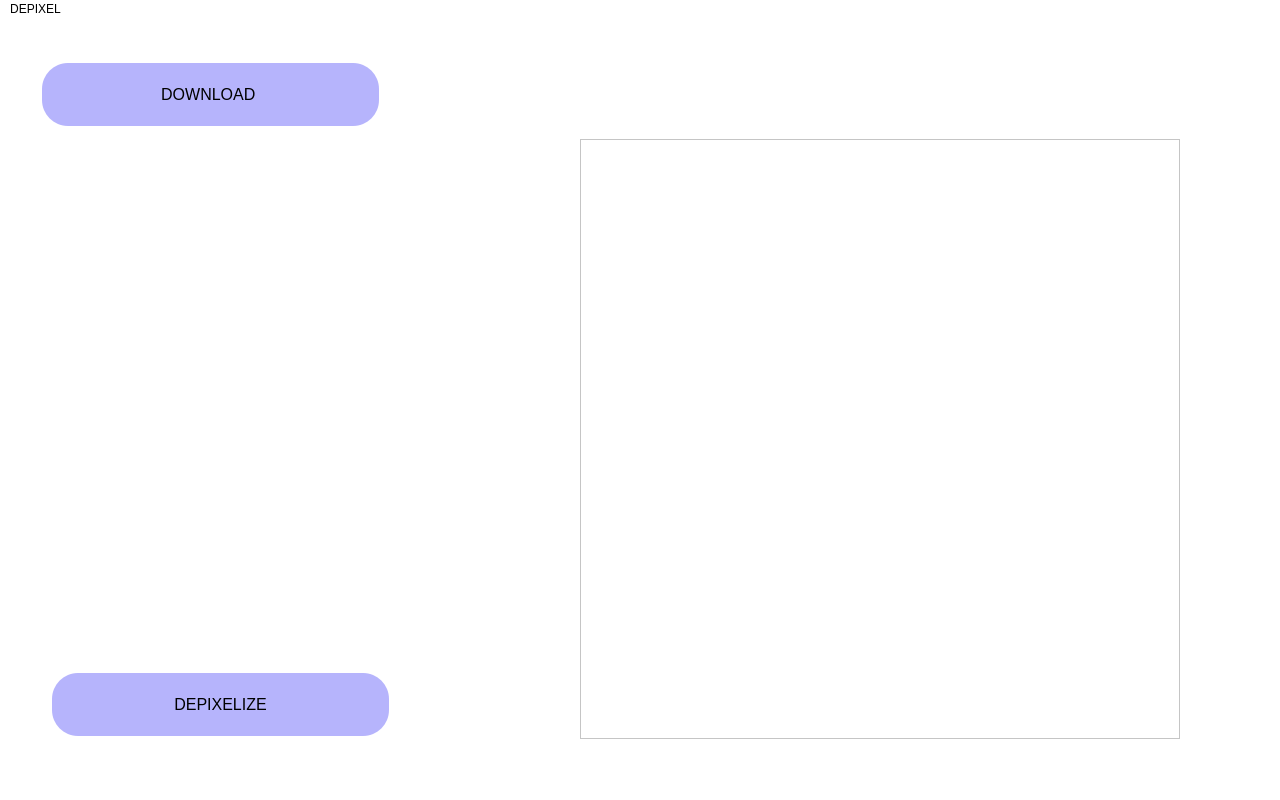
<?xml version="1.0" encoding="UTF-8"?>
<ui version="4.0">
 <class>MainWindow</class>
 <widget class="QMainWindow" name="MainWindow">
  <property name="geometry">
   <rect>
    <x>0</x>
    <y>0</y>
    <width>1280</width>
    <height>800</height>
   </rect>
  </property>
  <property name="sizePolicy">
   <sizepolicy hsizetype="Fixed" vsizetype="Fixed">
    <horstretch>0</horstretch>
    <verstretch>0</verstretch>
   </sizepolicy>
  </property>
  <property name="minimumSize">
   <size>
    <width>1280</width>
    <height>800</height>
   </size>
  </property>
  <property name="maximumSize">
   <size>
    <width>1280</width>
    <height>800</height>
   </size>
  </property>
  <property name="font">
   <font>
    <family>.AppleSystemUIFont</family>
   </font>
  </property>
  <property name="windowTitle">
   <string>MainWindow</string>
  </property>
  <property name="styleSheet">
   <string notr="true">background-color: rgb(255, 255, 255);</string>
  </property>
  <widget class="QWidget" name="centralwidget">
   <widget class="QGraphicsView" name="graphicsView">
    <property name="geometry">
     <rect>
      <x>580</x>
      <y>120</y>
      <width>600</width>
      <height>600</height>
     </rect>
    </property>
   </widget>
   <widget class="QPushButton" name="pushButton">
    <property name="geometry">
     <rect>
      <x>40</x>
      <y>40</y>
      <width>341</width>
      <height>71</height>
     </rect>
    </property>
    <property name="sizePolicy">
     <sizepolicy hsizetype="Fixed" vsizetype="Fixed">
      <horstretch>0</horstretch>
      <verstretch>0</verstretch>
     </sizepolicy>
    </property>
    <property name="sizeIncrement">
     <size>
      <width>0</width>
      <height>0</height>
     </size>
    </property>
    <property name="styleSheet">
     <string notr="true">background-color: #B6B4FC; /* Green background */
 border: none; /* Remove border */
 color: black; /* White text */
    text-align: center; /* Centered text */
    text-decoration: none; /* Remove underline */
    display: inline-block; /* Inline-block */
    font-size: 16px; /* Increase font size */
    margin: 4px 2px; /* Some margin */
    transition-duration: 0.4s; /* 0.4 seconds transition effect */
    border-radius: 26px; /* Rounded corners */
font: 600 24pt &quot;Montserrat&quot;;</string>
    </property>
    <property name="text">
     <string>DOWNLOAD </string>
    </property>
    <property name="iconSize">
     <size>
      <width>20</width>
      <height>100</height>
     </size>
    </property>
   </widget>
   <widget class="QPushButton" name="pushButton_1">
    <property name="geometry">
     <rect>
      <x>50</x>
      <y>650</y>
      <width>341</width>
      <height>71</height>
     </rect>
    </property>
    <property name="sizePolicy">
     <sizepolicy hsizetype="Fixed" vsizetype="Fixed">
      <horstretch>0</horstretch>
      <verstretch>0</verstretch>
     </sizepolicy>
    </property>
    <property name="sizeIncrement">
     <size>
      <width>0</width>
      <height>0</height>
     </size>
    </property>
    <property name="styleSheet">
     <string notr="true">background-color: #B6B4FC; /* Green background */
 border: none; /* Remove border */
 color: black; /* White text */
    text-align: center; /* Centered text */
    text-decoration: none; /* Remove underline */
    display: inline-block; /* Inline-block */
    font-size: 16px; /* Increase font size */
    margin: 4px 2px; /* Some margin */
    transition-duration: 0.4s; /* 0.4 seconds transition effect */
    border-radius: 26px; /* Rounded corners */
font: 600 24pt &quot;Montserrat&quot;;</string>
    </property>
    <property name="text">
     <string>DEPIXELIZE</string>
    </property>
    <property name="iconSize">
     <size>
      <width>20</width>
      <height>100</height>
     </size>
    </property>
   </widget>
   <widget class="QLabel" name="label">
    <property name="geometry">
     <rect>
      <x>520</x>
      <y>50</y>
      <width>731</width>
      <height>731</height>
     </rect>
    </property>
    <property name="text">
     <string/>
    </property>
    <property name="pixmap">
     <pixmap>main_frame.png</pixmap>
    </property>
    <property name="scaledContents">
     <bool>true</bool>
    </property>
   </widget>
   <widget class="QLabel" name="label_2">
    <property name="geometry">
     <rect>
      <x>100</x>
      <y>480</y>
      <width>231</width>
      <height>151</height>
     </rect>
    </property>
    <property name="text">
     <string/>
    </property>
    <property name="pixmap">
     <pixmap>main_love_pixel.svg</pixmap>
    </property>
    <property name="scaledContents">
     <bool>true</bool>
    </property>
   </widget>
   <zorder>label</zorder>
   <zorder>graphicsView</zorder>
   <zorder>pushButton</zorder>
   <zorder>pushButton_1</zorder>
   <zorder>label_2</zorder>
  </widget>
  <widget class="QMenuBar" name="menubar">
   <property name="geometry">
    <rect>
     <x>0</x>
     <y>0</y>
     <width>1280</width>
     <height>22</height>
    </rect>
   </property>
   <widget class="QMenu" name="menuMusic_recommendations">
    <property name="title">
     <string>DEPIXEL</string>
    </property>
   </widget>
   <addaction name="menuMusic_recommendations"/>
  </widget>
  <widget class="QStatusBar" name="statusbar"/>
 </widget>
 <resources/>
 <connections/>
</ui>
